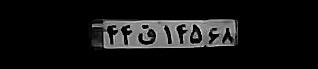
%> input picture test5.png, 318 x 69 px
$ octave --eval "result = PlateRead(imread('test5.png'));"   (GNU Octave 9; MATLAB toolbox functions it lacks are replaced by stand-ins)
%> lines starting %> are read from the running program, lines starting %| are printed output that depends on the picture; in (x1, y1, x2, y2) boxes, pixels count from 0 and x2, y2 are one past the last pixel; in counts of white or black regions, pixels touching at a corner belong together; the program's own positions count from 1
function  [mserStats,tree,Fimage] = PlateRead(I)

load ImM
load foldernamesF
% MaxIdx = MultiThroshuld(I,15);
global id th_Hamposhani thValedA2 Hborder display TH_Ocr thRait thSelectH th_Max_Hamposhani imsize thWidth MaxAcceptVal
thRait = 0.6;
Hborder = 0.25;
TH_Ocr = 0.95;
thValedA2 =0.7;  %% th A2
th_Hamposhani = 0.25;  %% hamposhani
th_Max_Hamposhani = 1;
id = 1;
display = 1;
thWidth = 2;
MaxAcceptVal = 0.6;
thSelectH = 0.5;
acceptTH = 0.45;  %% ocr
minW = 0.01 * size(I,2);
%> minW = 3.18
maxW = 0.3 * size(I,2);
%> maxW = 95.4
minH = 0.01 * size(I,1);
%> minH = 0.69
maxH = 1 * size(I,1);
%> maxH = 69

TimeStep(1,1) = 1; % index of node
TimeStep(2,1) = 0; % father
TimeStep(3,1) = 0; % Val overlab
TimeStep(4,1) = size(I,2);
TimeStep(5,1) = 0;
tree(1).id = 1; % ID
tree(1).parent = 0; % PARENT
tree(1).Childs = []; % PARENT
tree(1).box = [1 1 size(I,1) size(I,2)];
% se = strel('disk', 1);
imsize = 40;
level = 1;
%% paramter of segment
load foldernamesNN
% [4 lines of commented-out code are left out]

MaxIdx = MultiThroshuld(I,15);
%for ii = 200 : -2 : 30
for ii = 1 : size(MaxIdx,2)
     i = MaxIdx(ii);
     im = logical((1-(I>i)));
   % im = logical(1-bw{ii});
    if display
        figure(1)
        cla
        subplot(2,1,1)
        imshow(im,[]);
    end
    [L,NUM] = bwlabeln(im); % we can use filter to reduce region
    SegmentInfo = regionprops(L,'Area','BoundingBox','Image','Centroid','PixelList');% can reduse filter
    for j = 1 : NUM
        ratio1 = SegmentInfo(j).BoundingBox(4) / SegmentInfo(j).BoundingBox(3);
        ratio2 = SegmentInfo(j).BoundingBox(3) / SegmentInfo(j).BoundingBox(4);
        Rait = [ratio1 ratio2];
        %% cheak size of bord
        W = SegmentInfo(j).BoundingBox(3);
        H = SegmentInfo(j).BoundingBox(4);
        cheakSize = (W>=minW && W<=maxW && H>=minH && H<=maxH);
        if (cheakSize) % we can not use it
            im1 = (SegmentInfo(j).Image);
            imtemp = im1;
            imNUM=centersquare(im1,imsize); % very important
            T = double(imNUM);
            xn = [];
            for icor = 1 : size(ImM,1)
                xn=[xn corr2(ImM{icor,1},T)] ;
            end
            [MaxTh,B] = max(xn);
            out=foldernamesF{B(1)}; % ocr
            if B(1)>9
                selectClass = 1;
            else
                selectClass = 2;
            end
            information = [ratio1 ratio2 MaxTh selectClass];
            Pos(1) = SegmentInfo(j).BoundingBox(1) + SegmentInfo(j).BoundingBox(3)/2;
            Pos(2) = SegmentInfo(j).BoundingBox(2) + SegmentInfo(j).BoundingBox(4)/2;
            if (MaxTh>acceptTH)
                if display
                    subplot(2,1,2)
                    cla
                    imshow(imNUM,[]);
                    title(['Ocr is: ',out,'  Val is: ',num2str(MaxTh)]);
                end
                id = id + 1;
                data.Area = SegmentInfo(j).Area;
                data.leval = level;
                data.flag = B(1);
                data.Ocr = out;
                data.Val = MaxTh;
                data.box = SegmentInfo(j).BoundingBox;
                data.Center = Pos;
                data.PixelList = SegmentInfo(j).PixelList;
                data.ImageTh = imtemp;
                data.Intnsifiy = i;
                data.feat = information;
                data.Cat = selectClass; %% if 1 is char if 2 is number
                Nesbat = ImM{B(1),3};
                Accept = (sum(min([Nesbat;Rait]) ./ max([Nesbat;Rait])))/2;
                data.AcceptRait = Accept;
                [TimeStep,tree] = CallTree(tree,data,TimeStep,th_Hamposhani,th_Max_Hamposhani,id);
            end
        end
    end
    level = level + 1;
end

TimeStep(6:8,:) = 0;
[tree] = TraceTree(tree,TimeStep);
[mserStats,tree,Fimage,continueFlag] = PlateSegmentFind(tree,I);
% [10 lines not run here, left out]
function [tree] = TraceTree(tree,TimeStep)

global display
if display
    flag = vertcat(tree.parent);
    figure
    [x,y,~] = treeplot_p(flag');
    for i = 2 : size(TimeStep,2)
        s = sprintf('  %s - %.2f - %.2f',tree(i).Ocr,tree(i).Val,tree(i).Hight);
        %s = sprintf('%d',tree(i).id);
        %s = sprintf('%s-%0.2f',tree(i).Ocr,tree(i).Val);
        text(x(i),y(i),s);
    end
end
ValFather = TimeStep(5,1);
IdFather = 1;
[TimeStep_new] = PruneTree(TimeStep,ValFather,1,IdFather,tree);
ind = TimeStep_new(7,:)~=0;
tree = tree(ind);
end

function [TimeStep] = PruneTree(TimeStep,ValFather,IdFather,id,tree);
global TH_Ocr
index = tree(id).Childs;
if IdFather==27
    ff = 0;
end
for ii = 1 : size(index,2)
    if (ValFather>(TH_Ocr * TimeStep(5,index(ii)))) % yani pedar balatareh
        [TimeStep] = PruneTree(TimeStep,ValFather,IdFather,index(ii),tree);
    else % farzand balatareh
        TimeStep(7,IdFather) = 0;
        TimeStep(8,IdFather) = 0;
        TimeStep(7,index(ii)) = index(ii);
        TimeStep(8,index(ii)) = TimeStep(5,index(ii));
        [TimeStep] = PruneTree(TimeStep,TimeStep(5,index(ii)),index(ii),index(ii),tree);
    end
end

end

function  [mserStats,Image,bb,continueFlag] = PlateSegmentFind(Image,I)

load Deep
load ImM
load foldernamesNN
mserStats = [];
bb = [];
global imsize Hborder thSelectH thRait thWidth
[teta,selectTochangeDeger,continueFlag] = FindDeger(Image);
if continueFlag
    tform = affine2d([cosd(teta) -sind(teta) 0; sind(teta) cosd(teta) 0; 0 0 1]);
    [bb,ref] = imwarp(I,tform);
    % first change box of image
    add = 1;
    for i = 1 : size(Image,2)
        [x1,y1]=transformPointsForward(tform,Image(i).PixelList(:,1),Image(i).PixelList(:,2));
        x1 = x1 - ref.XWorldLimits(1);
        y1 = y1 - ref.YWorldLimits(1);
        Image(i).PixelList = [x1 y1];
        x1 = round(x1);
        y1 = round(y1);
        x = min(x1);
        y = min(y1);
        w = max(x1) - x;
        h = max(y1) - y;

        Image(i).box = [x y w h];
        Image(i).Center = [x + round(w/2) y + round(h/2)];
        im2 = imwarp(Image(i).ImageTh,tform);
        im2=centersquare(im2,imsize);
        T = (im2);
        [trueclass,B] = DeepLerningTensor(T,deep);
        Image(i).ImageTh = im2;
        if (B~=25)
            Image(i).OcrIndex = B;
            Image(i).Ocr =foldernamesNN{B};
            Image(i).Val = trueclass;
            if B>9
                Image(i).Cat = 1;
            else
                Image(i).Cat = 2;
            end
            Rait = [h/w w/h];
            Nesbat = ImM{B(1),3};
            Accept = (sum(min([Nesbat;Rait]) ./ max([Nesbat;Rait])))/2;
            Image(i).AcceptRait = Accept;
            Final(add) = Image(i);
            add = add + 1;
        else
            in =  find(selectTochangeDeger==i);
            if size(in,1)>0
                selectTochangeDeger(in) = [];
            end
        end
    end
    %% if from best 3 selection

    box = vertcat(Image.box);
    info.HightSelect  = mean(box(selectTochangeDeger,4));
    info.select       = selectTochangeDeger;
    info.M            = mean(box(selectTochangeDeger,4)).*thSelectH;
    info.HightM       = max(box(info.select,4)) + Hborder*max(box(info.select,4));
    info.HightMi      = min(box(info.select,2));
    info.templeatSize = [info.HightMi - Hborder*max(box(info.select,4)) info.HightMi + info.HightM];
    info.Width        = max(box(selectTochangeDeger,3)).*thWidth;
    info.Rait         = box(:,3).*box(:,4);
    info.MinVal       = min(info.Rait(selectTochangeDeger,:))*thRait;
    Image = Final;
    Image = FilterImage(Image,info);
    Image = CallRemoveRepet(Image);
    mserStats = vertcat(Image.box);
    [~,index]= sort(mserStats(:,1));
    mserStats = mserStats(index,:);
    Image = Image(index);
end
end

function [teta,selectTochangeDeger,continueFlag] = FindDeger(Image)

teta = 0;
% first cheak ocr val
Cat = vertcat(Image.Cat);
indexC = find(Cat==2);
continueFlag = 0;
if size(indexC,1)>1
    %     Ones = vertcat(Image(indexC).flag);
    %     ind = Ones ~= 1;
    %     indexC = indexC(ind);
    infoFeat = vertcat(Image(indexC).feat);
    [~,index]= sort(infoFeat(:,3),'descend');
    index = indexC(index);
    if size(index,1)>10
        indexChange = index(1:10);
    else
        indexChange = index(1:end);
    end
    %% secend cheak ertfah
    continueFlag = 1;
    Box = vertcat(Image.box);
    [~,index]= sort(Box(indexChange,4),'descend');
    indexChange = indexChange(index);
    if size(indexChange,1)>5
        indexChange = indexChange(1:5);
    elseif (size(indexChange,1)==4 || size(indexChange,1)==3)
        indexChange = indexChange(1:3);
    elseif size(indexChange,1)<3
        continueFlag = 0;
    end
    %% new filter cheak y 96/08/30
    if continueFlag
        Center = vertcat(Image.Center);
        Center = Center(indexChange,:);
        D = zeros(size(indexChange,1),size(indexChange,1));
        for i = 1 : size(Center,1)
            for j = 1 : size(Center,1)
                D(i,j) = norm(Center(i,2)-Center(j,2));
            end
        end
        Dis = sum(D);
        [~,index] = sort(Dis);
        selectTochangeDeger = indexChange(index(1:3));
        Center    = vertcat(Image.Center);
        finddeger = Center(selectTochangeDeger,:);
        [~,ind]   = sort(finddeger(:,1));
        finddeger = finddeger(ind,:);
        x = finddeger(1,:);
        y = finddeger(end,:);
        m = (y(2) - x(2))/(y(1) - x(1));
        teta = atand(m);
        teta(isnan(teta)) = 0;
    end
end
end

% [226 lines left out: functions FilterImage, CallRemoveRepet, CallTree, UpdateTree, UpdateOverLab, FindOverLap, not called in this run]

function [x,y,h] = treeplot_p(p,c,d)

[x,y,h]=treelayout(p);
f = find(p~=0);
pp = p(f);
X = [x(f); x(pp); NaN(size(f))];
Y = [y(f); y(pp); NaN(size(f))];

X = X(:);
Y = Y(:);

if nargin == 1
    n = length(p);
    if n < 500
        plot (x, y, 'ro', X, Y, 'g-');
    else
        plot (X, Y, 'r-');
    end
else
    [~, clen] = size(c);
    if nargin < 3
        if clen > 1
            d = [c(1:clen-1) '-'];
        else
            d = 'r-';
        end
    end
    [~, dlen] = size(d);
    if clen>0 && dlen>0
        plot (x, y, c, X, Y, d);
    elseif clen>0
        plot (x, y, c);
    elseif dlen>0
        plot (X, Y, d);
    else
    end
end
xlabel(['height = ' int2str(h)]);
axis([0 1 0 1]);
end

% [105 lines left out: functions centersquare, averagefilter, niblack, not called in this run]

function [mu,v,p,prb]=MultiThroshuld(ima,k)
%> called with k = 15

ima=double(ima);
ima=ima(:);
mi=min(ima);
%> mi = 0
ima=ima-mi+1;
m=max(ima);
%> m = 227

h=HistP(ima);

x=find(h);
h=h(x);
x=x(:);
h=h(:);

mu=(1:k)*m/(k+1);
v=ones(1,k)*m;
p=ones(1,k)*1/k;

sml = mean(diff(x))/1000;
while(1)
    prb = Distrub(mu,v,p,x);
    scal = sum(prb,2)+eps;
    Like2=sum(h.*log(scal));

    for j=1:k
        pp=h.*prb(:,j)./scal;
        p(j) = sum(pp);
        mu(j) = sum(x.*pp)/p(j);
        vr = (x-mu(j));
        v(j)=sum(vr.*vr.*pp)/p(j)+sml;
    end
    p = p + 1e-3;
    p = p/sum(p);

    prb = Distrub(mu,v,p,x);
    scal = sum(prb,2)+eps;
    Like1=sum(h.*log(scal));
    if((Like1-Like2)<0.0001)
        break;
    end
% [6 lines of commented-out code are left out]
end
mu=mu+mi-1;

end

function y=Distrub(m,v,g,x)
x=x(:);
m=m(:);
v=v(:);
g=g(:);
for i=1:size(m,1)
    d = x-m(i);
    amp = g(i)/sqrt(1.2*pi*v(i));
    y(:,i) = amp*exp(-0.99 * (d.*d)/v(i));
end
end
function[h]=HistP(datos)
datos=datos(:);
ind= isnan(datos)==1;
%> ind = 65826 logical values, 0 true
datos(ind)=0;
ind= isinf(datos)==1;
datos(ind)=0;
tam=length(datos);
%> tam = 65826
m=ceil(max(datos))+1;
%> m = 228
h=zeros(1,m);
for i=1:tam
    f=floor(datos(i));
    if(f>0 && f<(m-1))
        a2=datos(i)-f;
        a1=1-a2;
        h(f)  =h(f)  + a1;
        h(f+1)=h(f+1)+ a2;
    end
end
%> after the loop, h = 228 values, max 54444 at index 1, min 0 at index 208, mean 288.7
h=conv(h,[1,2,3,2,1]);
%> h = 232 values, max 163560 at index 3, min 0 at index 215, mean 2553.5
h=h(3:(length(h)-2));
%> h = 228 values, max 163560 at index 1, min 0 at index 213, mean 1881.6
h=h/sum(h);
%> h = 228 values, max 0.381 at index 1, min 0 at index 213, mean 0.00439
end
%> in MultiThroshuld, `x=find(h);`: x = 217 values from 1 to 225
%> in MultiThroshuld, `h=h(x);`: h = 217 values, max 0.381 at index 1, min 6.99e-06 at index 213, mean 0.00461
%> in MultiThroshuld, `mu=(1:k)*m/(k+1);`: mu = [14.19 28.38 42.56 56.75 70.94 85.12 99.31 113.5 127.7 141.9 156.1 170.2 184.4 198.6 212.8]
%> in MultiThroshuld, `sml = mean(diff(x))/1000;`: sml = 0.00104
%> the loop in MultiThroshuld, `while(1)` made 3 passes
%> (Like2, Like1) on passes 1 to 3: (-6.4, -3.06), (-3.06, -2.76), (-2.76, -2.81)
%> after the loop in MultiThroshuld, `while(1)`: mu = [1.66 9.98 32.18 52.62 71.17 87.77 104.5 120 129.9 139.5 151.5 166.2 179.3 191.4 202.5]; v = [0.55 41.76 60.37 29.65 35.74 38.72 41.05 27.12 18.6 20.16 33.5 28.86 25.53 25.9 30.35]
%> in MultiThroshuld, `mu=mu+mi-1;`: mu = [0.661 8.98 31.18 51.62 70.17 86.77 103.5 119 128.9 138.5 150.5 165.2 178.3 190.4 201.5]
%> in PlateRead, `MaxIdx = MultiThroshuld(I,15);`: MaxIdx has the same summary as mu in MultiThroshuld
%> the loop in PlateRead, `for ii = 1 : size(MaxIdx,2)` made 15 passes
%> (i, NUM) on passes 1 to 12: (0.661, 25), (8.98, 15), (31.18, 11), (51.62, 10), (70.17, 9), (86.77, 9), (103.5, 19), (119, 36), (128.9, 36), (138.5, 3), (150.5, 1), (165.2, 1)
%> pass 1, in PlateRead, `im = logical((1-(I>i)));`:
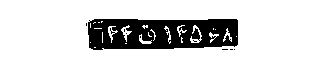
%> im: size 69x318x3 logical; 82.7% white; 9 black regions (8 under 20 px), largest, box (x1, y1, x2, y2) and area: (88, 19, 238, 50) 3771
%> pass 1, in PlateRead, `[L,NUM] = bwlabeln(im);`:
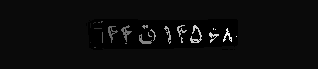
%> L: size 69x318x3 double; min 0, max 25, mean 1.2; drawn with min black and max white
%> pass 2, in PlateRead, `im = logical((1-(I>i)));`:
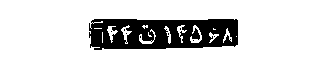
%> im: size 69x318x3 logical; 83.4% white; 9 black regions (8 under 20 px), largest, box (x1, y1, x2, y2) and area: (89, 19, 238, 50) 3624
%> after the loop in PlateRead, `for ii = 1 : size(MaxIdx,2)`: TimeStep = [1; 0; 0; 318; 0]; id = 1
%> in TraceTree, `flag = vertcat(tree.parent);`: flag = 0
%> in treeplot_p, `[x,y,h]=treelayout(p);`: x = 1; y = 0
%> in treeplot_p, `f = find(p~=0);`: f = []
%> in treeplot_p, `n = length(p);`: n = 1
%> in TraceTree, `[x,y,~] = treeplot_p(flag');`: y = 0
%> in PruneTree, `index = tree(id).Childs;`: index = []
%> after the loop in PruneTree, `for ii = 1 : size(index,2)`: TimeStep = [1; 0; 0; 318; 0; 0; 0; 0]
%> in TraceTree, `ind = TimeStep_new(7,:)~=0;`: ind = false
%> in TraceTree, `tree = tree(ind);`: tree = empty struct
%> in PlateRead, `[tree] = TraceTree(tree,TimeStep);`:
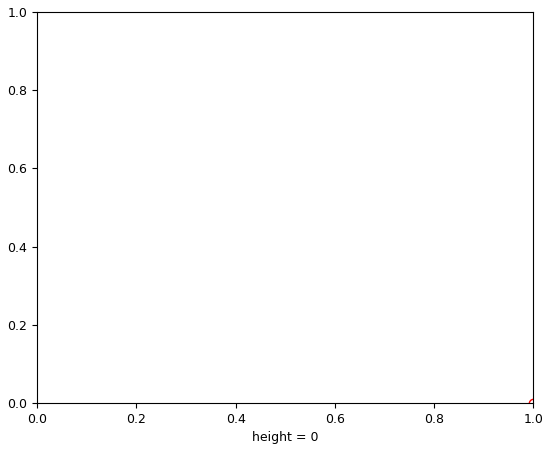
%> figure redrawn from the program's plot data
%> (the run ends here)
